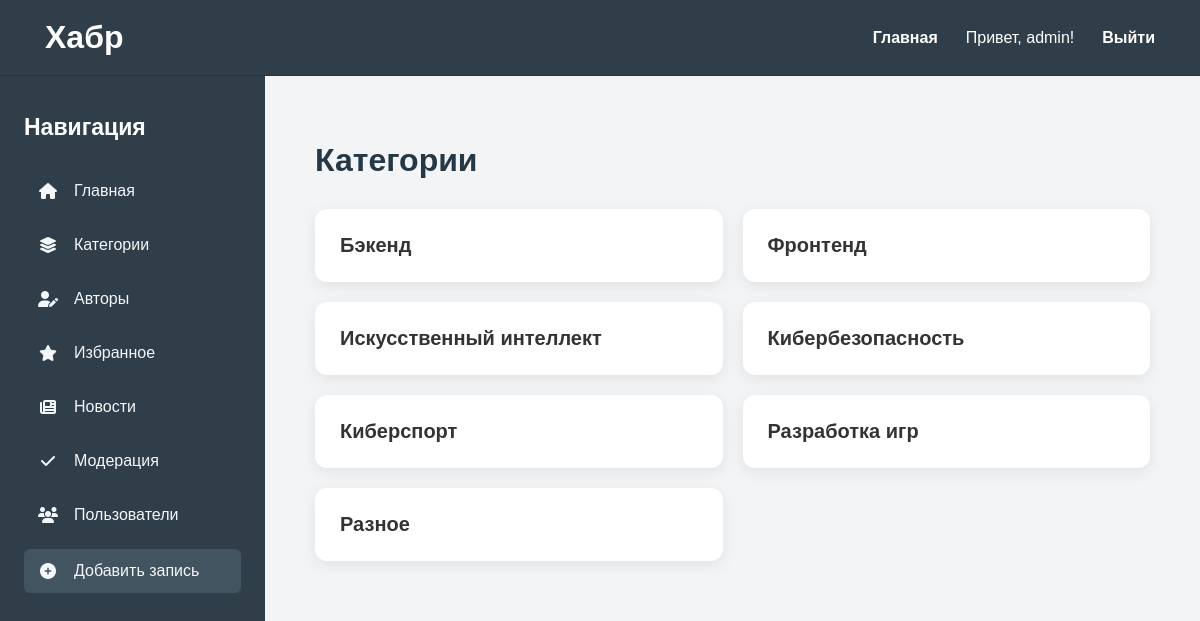
/news/categories/ (signed in), run on the app's committed database.
### news/models.py (models this page shows, shortened)
class Category(models.Model):
    name = models.CharField("Название", max_length=100)

### news/views.py (the view)
# urls.py: path("categories/", views.categories, name="categories"),
def categories(request):
    categories_list = Category.objects.all()
    return render(request, "news/categories.html", {"categories": categories_list})

### news/templates/news/categories.html (shortened to what this page needs)
{% extends 'layout.html' %}
{% block content %}
<div class="categories-page">
    <h1>Категории</h1>
    <div class="categories-list">
        {% for category in categories %}
            <a href="{% url 'category-news' category.pk %}" class="category-card">
                {{ category.name }}
            </a>
        {% empty %}
            <p>Категорий пока нет.</p>
        {% endfor %}
    </div>
</div>
{% endblock %}

### main/templates/layout.html (shortened to what this page needs)
{% load static %}
<!DOCTYPE html>
<html lang="ru">
<head>
    <link rel="stylesheet" href="{% static 'main/css/main.css' %}?v=3">
    <link rel="stylesheet"
          href="https://cdnjs.cloudflare.com/ajax/libs/font-awesome/6.5.2/css/all.min.css">
</head>
<body>
<header>
    <a href="{% url 'index' %}" class="logo">Хабр</a>
    <div class="nav-links">
        <a href="{% url 'index' %}">Главная</a>
        {% if user.is_authenticated %}
            <span>Привет, {{ user.username }}!</span>
            <a href="{% url 'logout' %}">Выйти</a>
        {% else %}
            <a href="{% url 'login' %}">Войти</a>
            <a href="{% url 'register' %}">Регистрация</a>
        {% endif %}
    </div>
</header>
<div class="page">
    <aside>
        <h3>Навигация</h3>
        <ul>
            <li>
                <a href="{% url 'index' %}">
                    <i class="fa-solid fa-house"></i>
                    Главная
                </a>
            </li>
            <li>
                <a href="{% url 'categories' %}">
                    <i class="fa-solid fa-layer-group"></i>
                    Категории
                </a>
            </li>
            <li>
                <a href="{% url 'authors' %}">
                    <i class="fa-solid fa-user-pen"></i>
                    Авторы
                </a>
            </li>
            <li>
                <a href="{% url 'favorites' %}">
                    <i class="fa-solid fa-star"></i>
                    Избранное
                </a>
            </li>
            <li>
                <a href="{% url 'news' %}">
                    <i class="fa-solid fa-newspaper"></i>
                    Новости
                </a>
            </li>
            {% if user.is_superuser %}
                <li>
                    <a href="{% url 'moderation' %}">
                        <i class="fa-solid fa-check"></i>
                        Модерация
                    </a>
                </li>
            {% endif %}
            {% if user.is_superuser %}
                <li>
                    <a href="{% url 'users-management' %}">
                        <i class="fa-solid fa-users"></i>
                        Пользователи
                    </a>
                </li>
            {% endif %}
            <li>
                <a href="{% url 'create' %}" class="add-post-btn">
                    <i class="fas fa-plus-circle"></i>
                    Добавить запись
                </a>
            </li>
        </ul>
    </aside>
    <main class="main-content">
        {% block content %}
        {% endblock %}
    </main>
</div>
</body>
</html>

### main/static/main/css/main.css (style rules this page uses)
* { box-sizing: border-box; }
body { margin: 0; font-family: Arial, Helvetica, sans-serif; background: #f2f4f5; color: #263746; }
header { height: 76px; display: flex; align-items: center; justify-content: space-between; padding: 0 45px; background: #303e4a; border-bottom: 1px solid #26343f; }
.logo { color: white; text-decoration: none; font-size: 32px; font-weight: 700; transition: 0.2s; }
.nav-links { display: flex; align-items: center; gap: 28px; }
.nav-links a { color: white; text-decoration: none; font-size: 16px; font-weight: 600; transition: 0.2s; }
.nav-links span { color: white; font-size: 16px; }
.page { display: flex; min-height: calc(100vh - 76px); }
aside { width: 265px; flex-shrink: 0; padding: 38px 24px; background: #303e4a; }
aside h3 { margin: 0 0 28px; color: white; font-size: 23px; }
aside ul { list-style: none; padding: 0; margin: 0; }
aside li { margin-bottom: 10px; }
aside li a { display: flex; align-items: center; gap: 16px; padding: 13px 14px; color: #f4f7f9; text-decoration: none; border-radius: 6px; font-size: 16px; font-weight: 500; transition: 0.2s; }
aside li a i { width: 20px; text-align: center; }
.add-post-btn { background: #435461; margin-top: 12px; }
.main-content { flex: 1; min-width: 0; max-width: 1400px; margin: 0 auto; padding: 45px 50px; }
.categories-list { display: grid; grid-template-columns: repeat(2, 1fr); gap: 20px; margin-top: 30px; }
.category-card { display: block; padding: 25px; background: white; border-radius: 12px; text-decoration: none; color: #333; font-size: 20px; font-weight: 600; box-shadow: 0 4px 15px rgba(0, 0, 0, 0.08); transition: 0.2s; }

### data on the page
Category: name "Бэкенд"
Category: name "Фронтенд"
Category: name "Искусственный интеллект"
Category: name "Кибербезопасность"
Category: name "Киберспорт"
Category: name "Разработка игр"
Category: name "Разное"

### other printed values
{{ user.username }} "admin"
